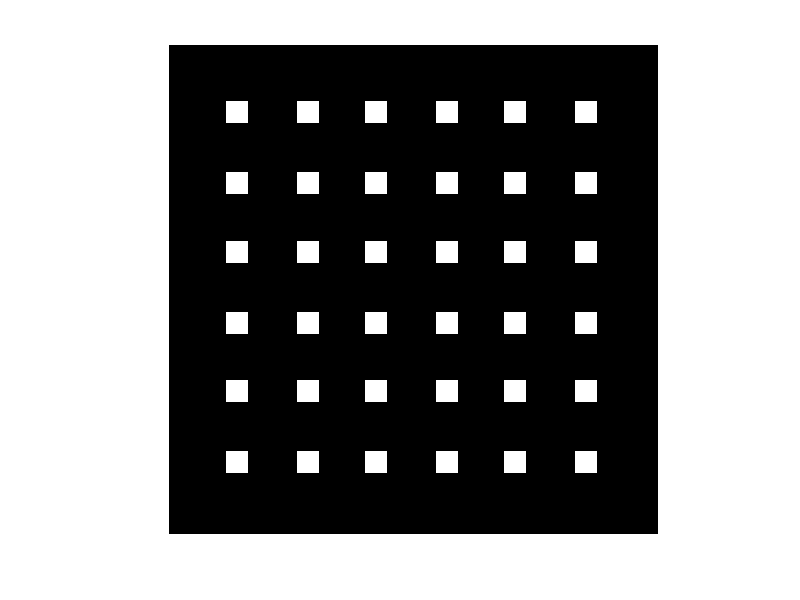

MATLAB code to generate this figure:
% 生成测试图像

% 生成标准点图测试图像
s = 200; % 图像大小
p_num = 6;  % 平均生成 p_num*p_num 规模的点
p_size = 9; % 点的大小
pointImg = zeros(s);
tar_coord = linspace(1, s, p_num+2);
tar_coord = tar_coord(2:p_num+1);
[X,Y] = meshgrid(tar_coord, tar_coord);
for i = 1:p_num
    for j = 1:p_num
        coord = [X(i, j) Y(i, j)];
        coord = floor(coord - p_size/2);
        pointImg(coord(1):coord(1)+p_size-1, coord(2):coord(2)+p_size-1) = 1;
    end
end
save pointImg.mat pointImg
imshow(pointImg);